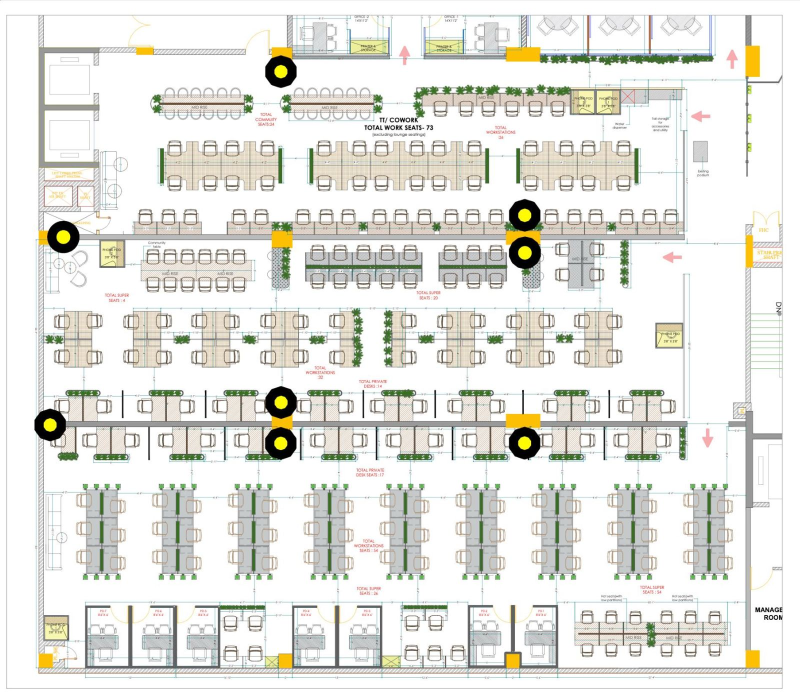
#> input picture worker/samples/floorplan/real_coworking.jpg, 1600 x 1396 px (shown at 1/2 size)
$ python -i preprocess.py   (imports and definitions only)
#> lines starting #> are read from the running program, lines starting #| are printed output that depends on the picture; after the words box and inside, x2 and y2 are one past the last pixel; in counts of white or black regions, pixels touching at a corner belong together
"""Loading, size normalisation, deskew and ink extraction."""
from __future__ import annotations

import math
from dataclasses import dataclass
from pathlib import Path

import cv2
import numpy as np


@dataclass
class Prepared:
    gray: np.ndarray          # uint8, deskewed, size-normalised
    ink: np.ndarray           # uint8 0/255, dark pixels without 1-px speckle
    ink_fine: np.ndarray      # uint8 0/255, all dark pixels
    ink_symbol: np.ndarray    # uint8 0/255, lighter threshold: thin, faint symbols (door arcs, glazing)
    scale_to_original: float  # pixels of `gray` per pixel of the input image
    deskew_deg: float         # rotation applied (degrees, counter-clockwise)
    original_size: tuple[int, int]  # (width, height) of the input
    page_count: int = 1


def load_image(path: str | Path, page: int = 0, pdf_dpi: int = 200) -> tuple[np.ndarray, int]:
    """Returns (BGR image, number of pages). PDFs are rendered with pypdfium2."""
#> called with path = '../samples/floorplan/real_coworking.jpg', page = 0, pdf_dpi = 200
    path = Path(path)
    ext = path.suffix.lower()
    if ext == ".pdf":
        import pypdfium2 as pdfium

        pdf = pdfium.PdfDocument(str(path))
        count = len(pdf)
        bitmap = pdf[min(page, count - 1)].render(scale=pdf_dpi / 72.0)
        rgb = np.asarray(bitmap.to_pil().convert("RGB"))
        return cv2.cvtColor(rgb, cv2.COLOR_RGB2BGR), count
    # PIL handles EXIF rotation and odd formats; OpenCV then takes over
    from PIL import Image, ImageOps

    with Image.open(path) as im:
#> im is the input picture: PIL image 1600x1396 RGB; mean R, G, B 228.7, 228.7, 223.3
        im = ImageOps.exif_transpose(im).convert("RGB")
        return cv2.cvtColor(np.asarray(im), cv2.COLOR_RGB2BGR), 1


def normalise_size(img: np.ndarray, max_side: int = 4000, min_side: int = 1500) -> tuple[np.ndarray, float]:
    """Brings the drawing to a workable size. Large drawings are shrunk; small
    ones (under 1500 px) are enlarged up to 3x so a thin partition is still several pixels wide.
    Returns (image, factor of the working image to the input)."""
    h, w = img.shape[:2]
    longest = max(h, w)
    if longest > max_side:
        factor = max_side / longest
        return cv2.resize(img, (round(w * factor), round(h * factor)), interpolation=cv2.INTER_AREA), factor
    if longest < min_side:
        factor = min(3.0, 2400 / longest)
        return cv2.resize(img, (round(w * factor), round(h * factor)), interpolation=cv2.INTER_CUBIC), factor
    return img, 1.0


def _ink(gray: np.ndarray) -> np.ndarray:
    """Dark strokes on a light background (Otsu, then a local check for plans
    with uneven lighting or a coloured background)."""
    blur = cv2.GaussianBlur(gray, (3, 3), 0)
    otsu, ink = cv2.threshold(blur, 0, 255, cv2.THRESH_BINARY_INV | cv2.THRESH_OTSU)
    # Otsu on a mostly white page can pick a high cut: keep only clearly dark
    cut = min(otsu, 170)
    _, ink = cv2.threshold(blur, cut, 255, cv2.THRESH_BINARY_INV)
    if ink.mean() > 127:  # light strokes on a dark page: invert
        ink = cv2.bitwise_not(ink)
    return ink


def estimate_skew_deg(gray: np.ndarray) -> float:
    """Dominant line angle modulo 90 degrees, from long straight lines."""
    edges = cv2.Canny(gray, 60, 160)
    h, w = gray.shape
    lines = cv2.HoughLinesP(
        edges, 1, math.pi / 720, threshold=80,
        minLineLength=int(0.08 * min(h, w)), maxLineGap=8,
    )
    if lines is None:
        return 0.0
    angles, weights = [], []
    for x1, y1, x2, y2 in np.asarray(lines).reshape(-1, 4):
        length = math.hypot(x2 - x1, y2 - y1)
        a = math.degrees(math.atan2(y2 - y1, x2 - x1))
        a = (a + 45) % 90 - 45  # into [-45, 45)
        angles.append(a)
        weights.append(length)
    angles, weights = np.array(angles), np.array(weights)
    # weighted median
    order = np.argsort(angles)
    cum = np.cumsum(weights[order])
    return float(angles[order][np.searchsorted(cum, cum[-1] / 2)])


# [5 lines left out: function rotate_keep, not called in this run]


def prepare(path: str | Path, *, max_side: int = 4000, deskew: bool = True,
            page: int = 0, pdf_dpi: int = 200, aspect_y: float = 1.0) -> tuple[Prepared, np.ndarray]:
    """Returns (Prepared, colour image after deskew/resize for overlays)."""
    img, pages = load_image(path, page=page, pdf_dpi=pdf_dpi)
#> pages = 1
    original_size = (img.shape[1], img.shape[0])
    if abs(aspect_y - 1.0) > 0.005:   # a stretched picture: make its pixels square (see printed_scale)
        img = cv2.resize(img, (img.shape[1], max(8, round(img.shape[0] * aspect_y))),
                         interpolation=cv2.INTER_AREA if aspect_y < 1 else cv2.INTER_CUBIC)
    img, factor = normalise_size(img, max_side)
#> factor = 1
    gray = cv2.cvtColor(img, cv2.COLOR_BGR2GRAY)
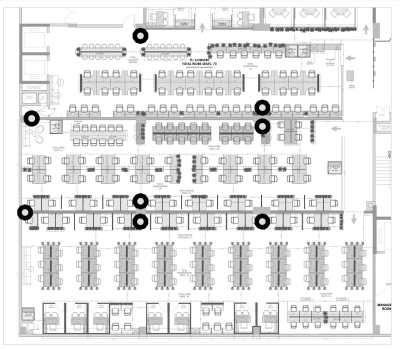
#> gray: shape (1396, 1600) (shown at 1/4 size); min 0, max 255, mean 228.1
    # contrast: stretch so faint plans still threshold sensibly
    lo, hi = np.percentile(gray, (1, 99))
#> lo = 58; hi = 255
    if hi - lo > 20:
        gray = np.clip((gray.astype(np.float32) - lo) * 255.0 / (hi - lo), 0, 255).astype(np.uint8)
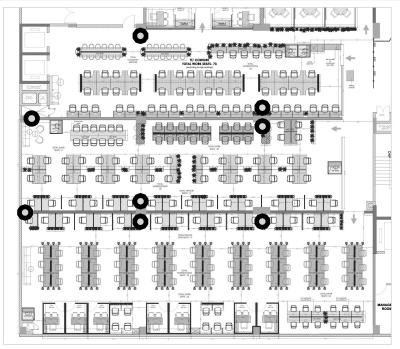
#> gray: shape (1396, 1600) (shown at 1/4 size); min 0, max 255, mean 220.6
    angle = 0.0
    if deskew:
        angle = estimate_skew_deg(gray)
#> in estimate_skew_deg, `edges = cv2.Canny(gray, 60, 160)`:
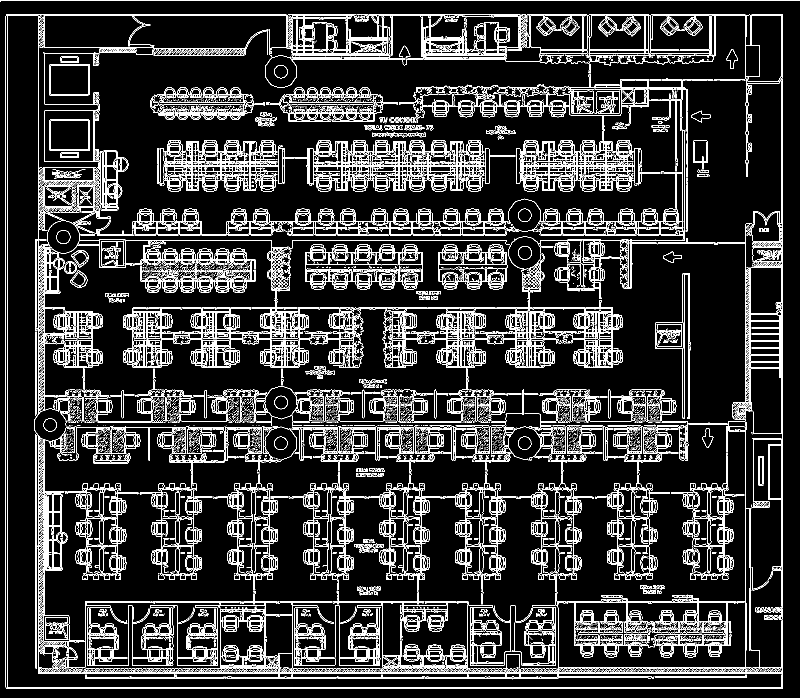
#> edges: shape (1396, 1600) (shown at 1/2 size); 12.8% white in thin lines or dots
#> in estimate_skew_deg, `lines = cv2.HoughLinesP( edges, 1, math.pi / 720, threshold=80, minLin..`: lines = 315 rows, first 6: [78, 1347, 1564, 1347], [12, 1377, 1565, 1377], [11, 1374, 11, 32], [12, 29, 1565, 29], [12, 1375, 1565, 1375], [0, 0, 1599, 0]
#> the loop in estimate_skew_deg, `for x1, y1, x2, y2 in np.asarray(lines).reshape(-1, 4):` made 315 passes
#> (x1, y1, x2, y2, length) on passes 1 to 3: (78, 1347, 1564, 1347, 1486), (12, 1377, 1565, 1377, 1553), (11, 1374, 11, 32, 1342)
#> after the loop in estimate_skew_deg, `for x1, y1, x2, y2 in np.asarray(lines).reshape(-1, 4):`: angles = 315 values, max 2 at index 153, min -1.03 at index 267, mean 0.0422; weights = 315 values, max 1599 at index 5, min 111 at index 55, mean 261.4
#> in estimate_skew_deg, `order = np.argsort(angles)`: order = 315 values, max 314 at index 112, min 0 at index 97, mean 157
#> in estimate_skew_deg, `cum = np.cumsum(weights[order])`: cum = 315 values from 111 to 82342.7
#> angle = 0
        if abs(angle) >= 0.25:
            gray = rotate_keep(gray, angle, 255)
            img = rotate_keep(img, angle, 255)
        else:
            angle = 0.0
    ink_fine = _ink(gray)
#> in _ink, `otsu, ink = cv2.threshold(blur, 0, 255, cv2.THRESH_BINARY_INV | cv2.TH..`:
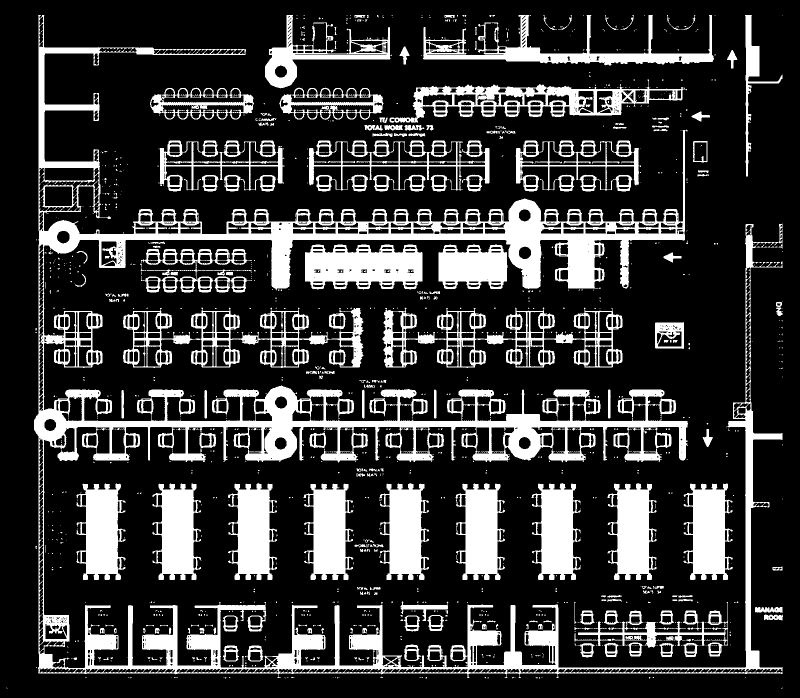
#> ink: shape (1396, 1600) (shown at 1/2 size); 22.1% white; 1358 white regions (1121 under 20 px), largest, box (x1, y1, x2, y2) and area: (68, 30, 1565, 1356) 204672, (765, 615, 1245, 736) 16892, (610, 489, 845, 579) 16086
#> in _ink, `otsu, ink = cv2.threshold(blur, 0, 255, cv2.THRESH_BINARY_INV | cv2.TH..`: otsu = 190
#> in _ink, `cut = min(otsu, 170)`: cut = 170
#> in _ink, `_, ink = cv2.threshold(blur, cut, 255, cv2.THRESH_BINARY_INV)`:
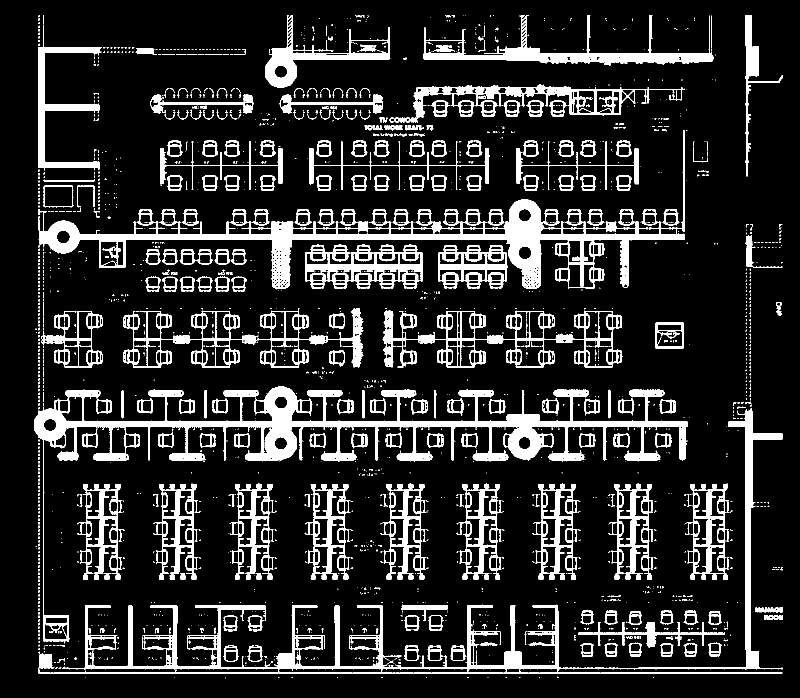
#> ink: shape (1396, 1600) (shown at 1/2 size); 14.9% white; 2001 white regions (1722 under 20 px), largest, box (x1, y1, x2, y2) and area: (68, 772, 1376, 1287) 53512, (77, 261, 1370, 578) 43690, (76, 816, 1565, 1348) 36067
    _, ink_symbol = cv2.threshold(cv2.GaussianBlur(gray, (3, 3), 0), 205, 255, cv2.THRESH_BINARY_INV)
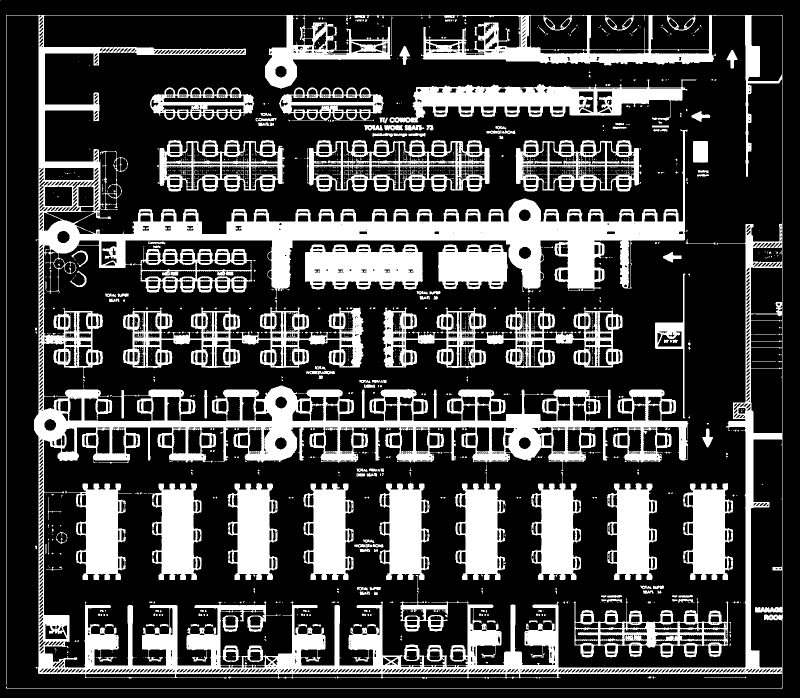
#> ink_symbol: shape (1396, 1600) (shown at 1/2 size); 26.9% white; 1806 white regions (1643 under 20 px), largest, box (x1, y1, x2, y2) and area: (12, 30, 1566, 1378) 296319, (779, 159, 1393, 246) 22707, (765, 615, 1245, 737) 21145
    # speckle: single-pixel noise (thin 1-px symbols stay in ink_fine)
    ink = cv2.morphologyEx(ink_fine, cv2.MORPH_OPEN, np.ones((2, 2), np.uint8))
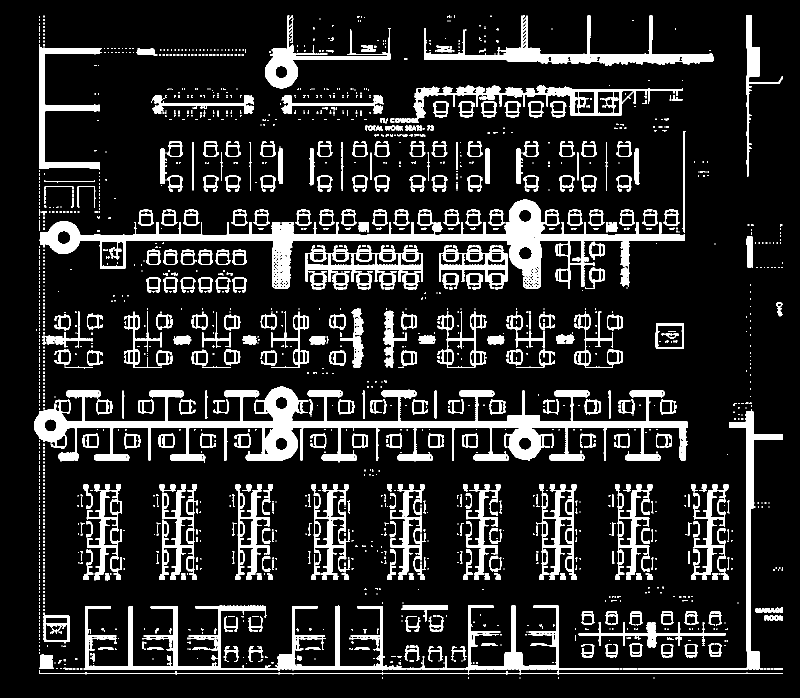
#> ink: shape (1396, 1600) (shown at 1/2 size); 14.3% white; 1783 white regions (1305 under 20 px), largest, box (x1, y1, x2, y2) and area: (69, 773, 1376, 925) 50903, (79, 399, 1370, 578) 35216, (167, 1211, 1238, 1349) 22092
    return Prepared(gray=gray, ink=ink, ink_fine=ink_fine, ink_symbol=ink_symbol, scale_to_original=factor, deskew_deg=angle,
                    original_size=original_size, page_count=pages), img

>>> result = prepare('../samples/floorplan/real_coworking.jpg')

$ run again, on worker/samples/floorplan/office_clean.png
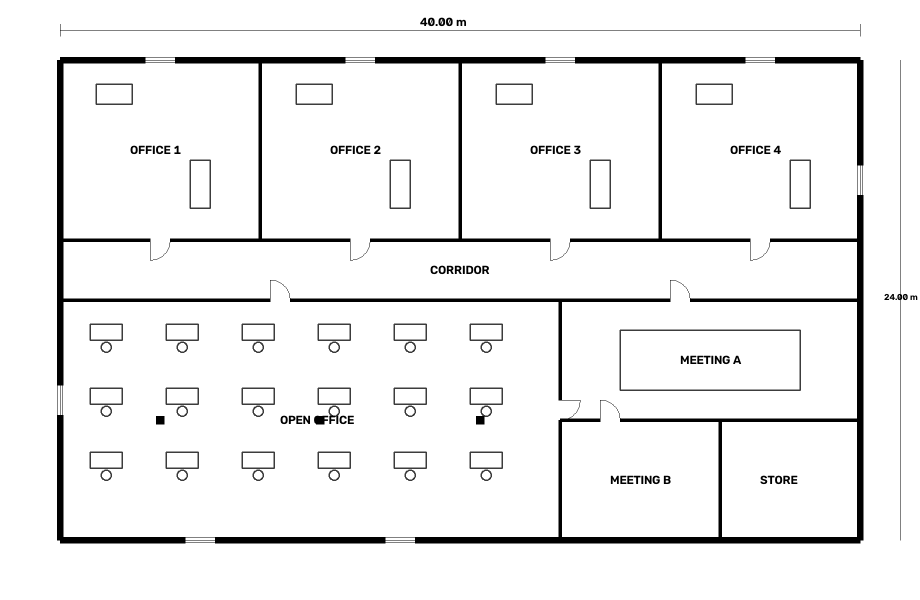
#> input picture worker/samples/floorplan/office_clean.png, 1840 x 1200 px (shown at 1/2 size)
#> in load_image, im is the input picture: PIL image 1840x1200 RGB; min 0, max 255, mean 240.1
#> pages = 1
#> lo = 0; hi = 255
#> in estimate_skew_deg, `edges = cv2.Canny(gray, 60, 160)`:
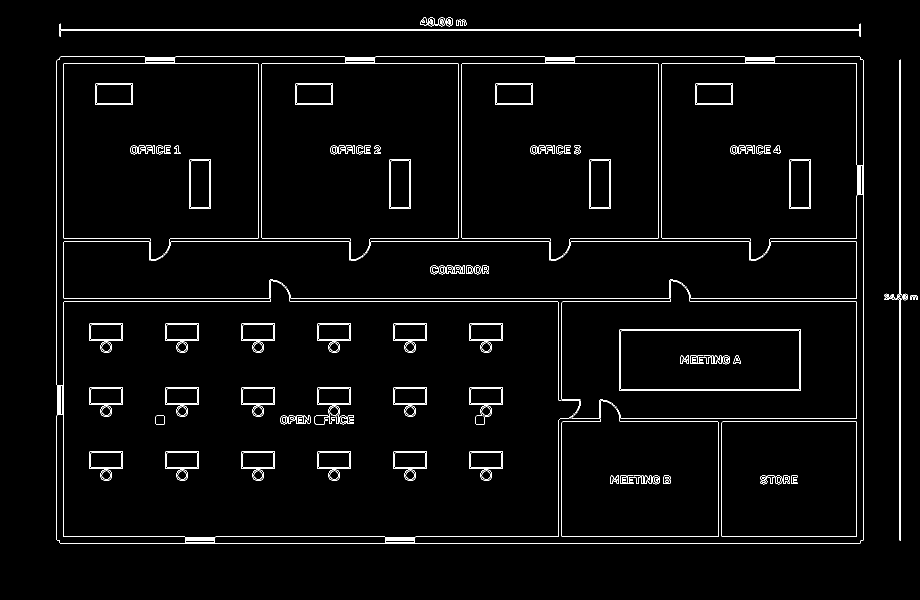
#> edges: shape (1200, 1840) (shown at 1/2 size); 2.3% white in thin lines or dots, all inside (x1, y1, x2, y2) = (113, 35, 1835, 1087)
#> lines = 86 rows, first 6: [119, 61, 1721, 61], [120, 1086, 1720, 1086], [127, 1073, 369, 1073], [351, 113, 689, 113], [1325, 126, 1712, 126], [339, 483, 698, 483]
#> the loop in estimate_skew_deg, `for x1, y1, x2, y2 in np.asarray(lines).reshape(-1, 4):` made 86 passes
#> (x1, y1, x2, y2, length, a) on passes 1 to 8: (119, 61, 1721, 61, 1602, 0), (120, 1086, 1720, 1086, 1600, 0), (127, 1073, 369, 1073, 242, 0), (351, 113, 689, 113, 338, 0), (1325, 126, 1712, 126, 387, 0), (339, 483, 698, 483, 359, 0), (128, 603, 540, 603, 412, 0), (579, 596, 1341, 596, 762, 0)
#> after the loop in estimate_skew_deg, `for x1, y1, x2, y2 in np.asarray(lines).reshape(-1, 4):`: angles = 86 values, max 0.49 at index 72, min -0.579 at index 71, mean 0.00676; weights = 86 values, max 1602 at index 0, min 97 at index 67, mean 300.9
#> order = 86 values, max 85 at index 23, min 0 at index 55, mean 42.5
#> cum = 86 values from 99.01 to 25875
#> angle = 0
#> otsu = 143
#> ink_symbol: shape (1200, 1840); 7.6% white; 86 white regions, largest, box (x1, y1, x2, y2) and area: (113, 113, 1728, 1088) 122431, (119, 48, 1722, 73) 4933, (1768, 120, 1816, 1081) 3301
#> in prepare, `ink = cv2.morphologyEx(ink_fine, cv2.MORPH_OPEN, np.ones((2, 2), np.ui..`:
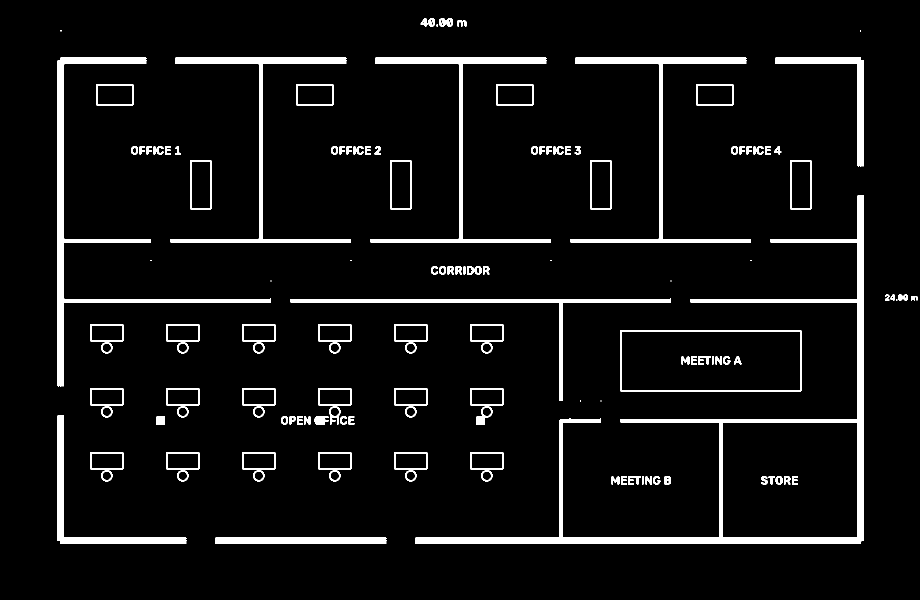
#> ink: shape (1200, 1840) (shown at 1/2 size); 5.9% white; 138 white regions (12 under 20 px), largest, box (x1, y1, x2, y2) and area: (830, 390, 1728, 1088) 31228, (115, 115, 542, 773) 14777, (341, 115, 702, 486) 9430
